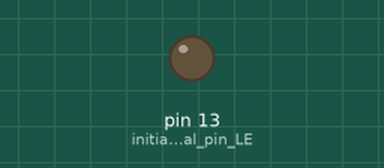
A sketch run on a simulated Arduino Uno, built with avr-gcc and run on an emulated ATmega328P. On the bench: output pins drawn as LEDs (lit = HIGH). What the sketch prints to the serial monitor is not drawn.

Above: at 2.5 s.
At 7.5 s:
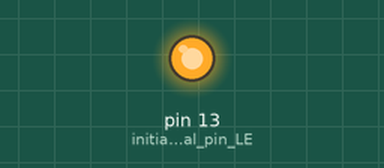
Timing chart, 0 to 13.0 s (numbered marks = the images above):
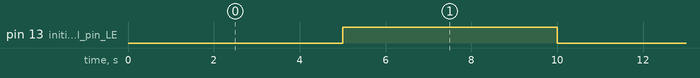

The sketch:

Non_blocking_timer.ino
```cpp
#include <Non_blocking_timer.h>

timerStruct LedToggleTimer = {0};

void setup()
{
  Serial.begin(9600);
  Serial.println("setup...in");
  pinMode(LED_BUILTIN, OUTPUT);  //initialize digital pin LED_BUILTIN as an output.
  startTimer(&LedToggleTimer,5000,REPEAT_NONSTOP);
  Serial.println("setup...exit");
}

void loop()
{
  if(isTimerComplete(&LedToggleTimer))
  {
    if(digitalRead(LED_BUILTIN))
    {
      digitalWrite(LED_BUILTIN, LOW);
    }
    else
    {
      digitalWrite(LED_BUILTIN, HIGH);
    }
  }
}
```

Non_blocking_timer.cpp
```cpp
/*
 * Non_blocking_timer.cpp
 *
 * Created on: Nov 9, 2020
 * Author: Lynkit-Vinas
 */


#include "Non_blocking_timer.h"


bool startTimer(timerStruct *tID, uint32_t PeriodInMilliSeconds, uint8_t ReloadCount)
{
	if(tID->state != RUNNING)
	{
		tID->state = RUNNING;
		tID->targetTime = millis() + PeriodInMilliSeconds;
	    tID->reloadCnt = ReloadCount;
		tID->period = PeriodInMilliSeconds;
		return true;
	}
	return false;
}


bool stopTimer(timerStruct *tID)
{
   if(tID->state == RUNNING)
   {
	    tID->state = EXPIRED;
		return true;
   }
   return false;
}


bool updateTimer(timerStruct *tID, uint32_t newPeriod)
{
   if(tID->state == RUNNING)
   {
	    tID->targetTime = millis() + newPeriod;
		tID->period = newPeriod;
		return true;
   }
   return false;
}


bool updateTimerRepeatCount(timerStruct *tID, uint8_t newReloadCount)
{
   if(tID->state == RUNNING)
   {
	    tID->reloadCnt = newReloadCount;
		return true;
   }
   return false;
}


bool isTimerComplete(timerStruct *tID)
{
  // Only if we're running
  if (tID->state == RUNNING)
  {
    /*If we have passed the target time...*/
    if (millis() >= tID->targetTime)
    {
      /* Calculate repeat. If repeatCnt = REPEAT_NONSTOP, then we repeat forever until stopped. Otherwise, when we've hit the last repeat (1),then we stop.*/
      if (tID->reloadCnt != REPEAT_ONCE)
      {
        if (tID->reloadCnt > 0)
        {
          tID->reloadCnt--;
        }
        /* Set the new target (based on our last target time for accuracy)*/
		//Serial.println("time complete...");
        tID->targetTime += tID->period;
      }
      else
      {
        tID->state = EXPIRED;
      }
      return true;
    }
    else
    {
      return false;
    }
  }
  else
  {
    return false;
  }
}


bool isTimerStarted(timerStruct *tID)
{
    if(tID->state == RUNNING)
    {
        return true;
    }
    else
        return false;
}


// void delayMicroSec(int us)
// {
    // int i = SET_PERIOD_uS(us);
    // for(; i>0;i--);
// }
```

Non_blocking_timer.h
```cpp
/*
 * Non_blocking_timer.h
 *
 * Created on: Nov 9, 2020
 * Author: Lynkit-Vinas
 */
#ifndef Non_blocking_timer_h
#define Non_blocking_timer_h

#include <inttypes.h>
#include "Arduino.h"

// #define FREQUENCY       16000000                //this is the frequency in which the system will run

// #define SET_PERIOD_MS(x)   (unsigned int)((x)/((1.0/FREQUENCY)*1000.00))       //x is the time in milliseconds
// #define SET_PERIOD_uS(x)   (unsigned int)((x)/((1.0/FREQUENCY)*1000000.00))       //x is the time in milliseconds

#define RUNNING             1
#define EXPIRED             0
#define REPEAT_ONCE         1
#define REPEAT_NONSTOP      0
/*******************************************************************/

/*Timer related sturctures*/
typedef struct tStructure
{
    bool state;                   //running status
    uint32_t targetTime;          //timer time in ms
    uint8_t reloadCnt;            //to restart timer or not
    uint32_t period;              //intrervaal
}timerStruct;

/*******************************************************************/

/*Function Prototypes*/
bool startTimer(timerStruct *tID, uint32_t PeriodInMilliSeconds, uint8_t ReloadCount);
bool isTimerComplete(timerStruct *tID);
bool isTimerStarted(timerStruct *tID);
//void delayMicroSec(int us);
bool stopTimer(timerStruct *tID);
bool updateTimerRepeatCount(timerStruct *tID, uint8_t newReloadCount);
bool updateTimer(timerStruct *tID, uint32_t newPeriod);

/*******************************************************************/

#endif
```

Measured:
- by itself, pin 13 (initialize_digital_pin_LE): alternates HIGH for 5.0 s and LOW for 5.0 s
